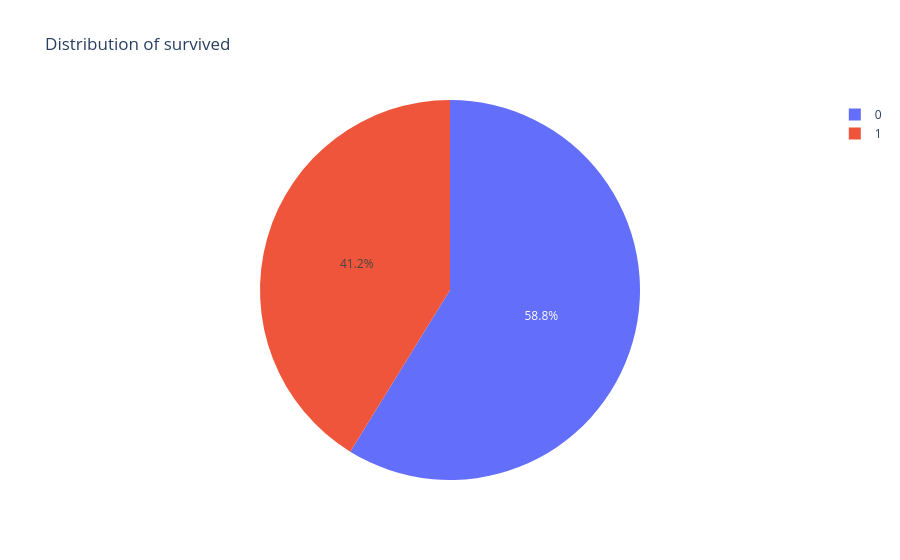
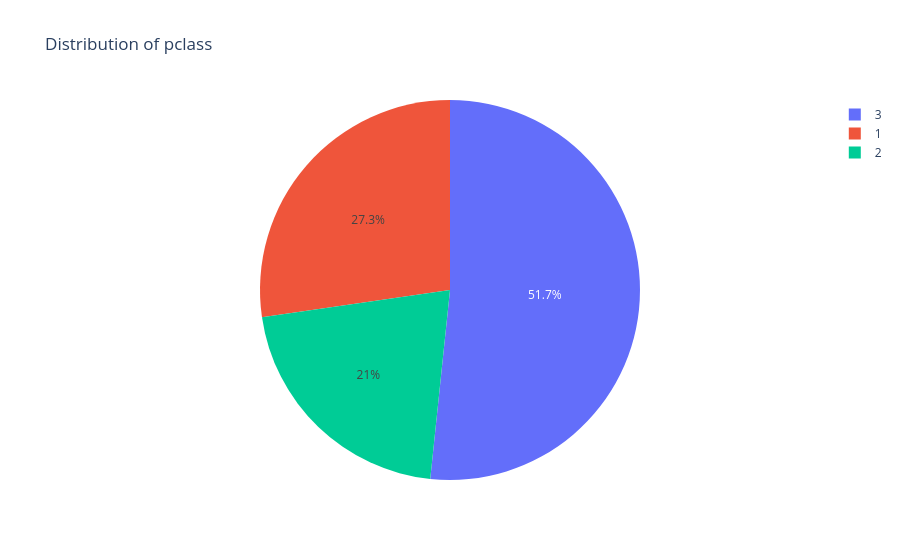
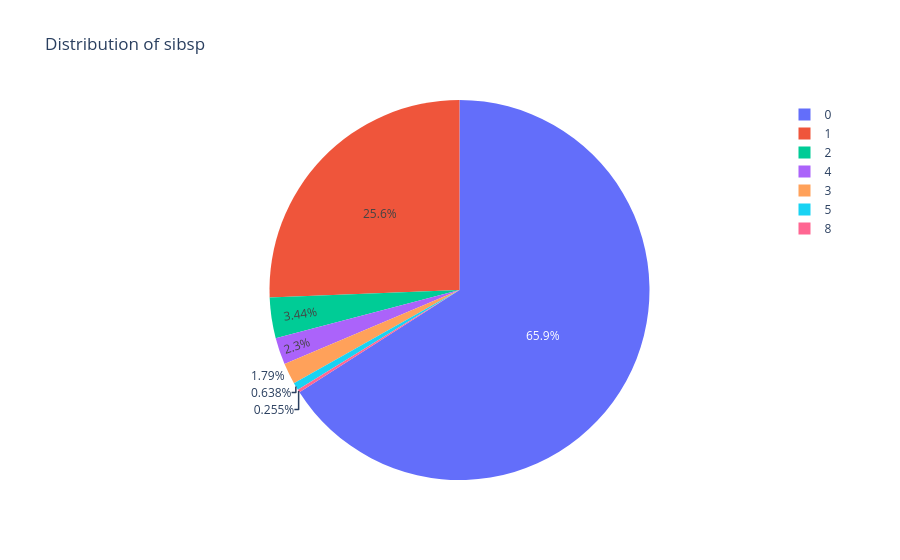
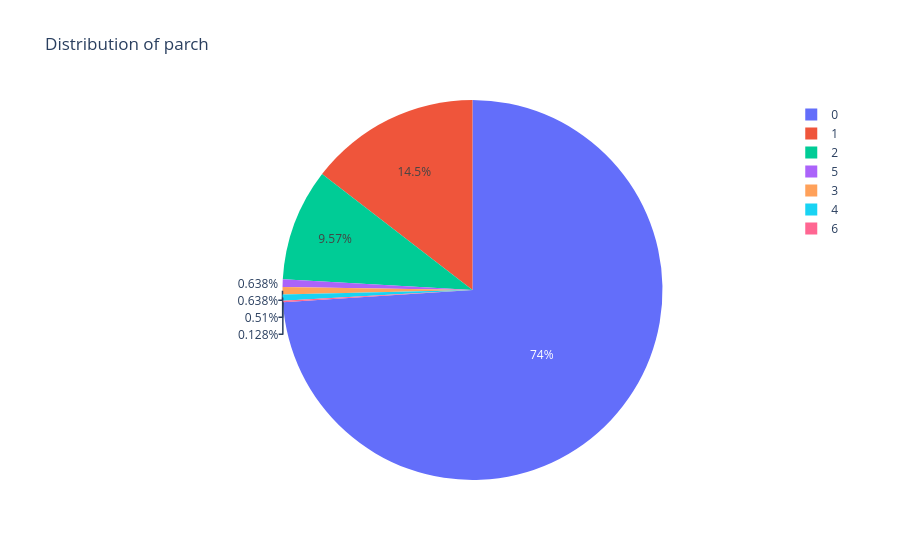

These figures' notebook cell, in order:
### Code cell
import plotly.express as px
import plotly.io as pio

for i in discrete:
    counts = df[i].value_counts()
    fig = px.pie(counts, values=counts.values, names=counts.index, title=f'Distribution of {i}')
    fig.show()

### Figure 1 — Plotly figure (JSON) as saved in the notebook; plotly's stock layout.template omitted (floating-point values rounded to 4 significant figures)
{"data": [{"domain": {"x": [0, 1], "y": [0, 1]}, "hovertemplate": "survived=%{label}<br>value=%{value}<extra></extra>", "labels": [0, 1], "legendgroup": "", "name": "", "showlegend": true, "type": "pie", "values": [461, 323]}], "layout": {"legend": {"tracegroupgap": 0}, "title": {"text": "Distribution of survived"}}}

### Figure 2 — Plotly figure (JSON) as saved in the notebook; plotly's stock layout.template omitted (floating-point values rounded to 4 significant figures)
{"data": [{"domain": {"x": [0, 1], "y": [0, 1]}, "hovertemplate": "pclass=%{label}<br>value=%{value}<extra></extra>", "labels": [3, 1, 2], "legendgroup": "", "name": "", "showlegend": true, "type": "pie", "values": [405, 214, 165]}], "layout": {"legend": {"tracegroupgap": 0}, "title": {"text": "Distribution of pclass"}}}

### Figure 3 — Plotly figure (JSON) as saved in the notebook; plotly's stock layout.template omitted (floating-point values rounded to 4 significant figures)
{"data": [{"domain": {"x": [0, 1], "y": [0, 1]}, "hovertemplate": "sibsp=%{label}<br>value=%{value}<extra></extra>", "labels": [0, 1, 2, 4, 3, 5, 8], "legendgroup": "", "name": "", "showlegend": true, "type": "pie", "values": [517, 201, 27, 18, 14, 5, 2]}], "layout": {"legend": {"tracegroupgap": 0}, "title": {"text": "Distribution of sibsp"}}}

### Figure 4 — Plotly figure (JSON) as saved in the notebook; plotly's stock layout.template omitted (floating-point values rounded to 4 significant figures)
{"data": [{"domain": {"x": [0, 1], "y": [0, 1]}, "hovertemplate": "parch=%{label}<br>value=%{value}<extra></extra>", "labels": [0, 1, 2, 5, 3, 4, 6], "legendgroup": "", "name": "", "showlegend": true, "type": "pie", "values": [580, 114, 75, 5, 5, 4, 1]}], "layout": {"legend": {"tracegroupgap": 0}, "title": {"text": "Distribution of parch"}}}
